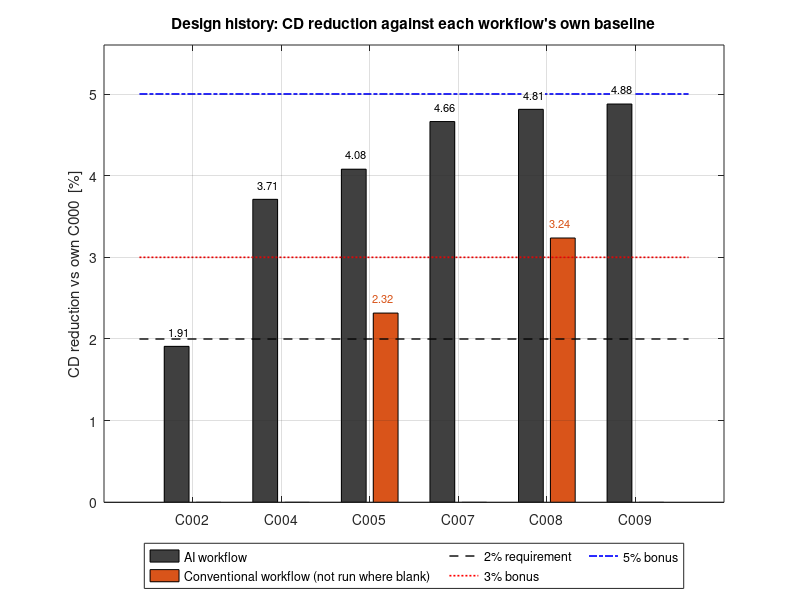

The MATLAB script that drew this image: (Note: this script raises an error after producing the figure.)
% run_final_figures.m
% AerE 3620 Project - Design Lead, final report figures
% Makes every figure the Design Lead sections need (spec section 3, item 2):
%   Fig 3.1  design history: CD reduction per case, both workflows
%            (conventional values vs the RE-RUN C000_conv baseline)
%   Fig 3.2  taper line search on the re-sized family (AI CFD) + parabola
%   Fig 3.3  overlaid baseline and C008 airfoil profiles at root and tip,
%            drawn to scale                                      (spec 2b)
%   Fig 3.4  3D views of the baseline and C008 wings + planform  (spec 2d)
%   Fig 3.5  overlaid baseline and C008 Cp, AI workflow, at 10/50/90% span
%                                                                (spec 2a)
%   Fig 3.6  same for the conventional workflow - only if Gabriel's Cp
%            CSV files are in the repo (see section 6 below)     (spec 2a)
%
% Run from design-log/ inside a clone of the repo, or set REPO below.
% Requires: lineSearchQuad.m (same folder)
% Output PNGs go to report/figures/.

clear; clc; close all;

%% ---------------- paths -------------------------------------------------
REPO = fullfile(fileparts(mfilename('fullpath')), '..');   % repo root
AI   = fullfile(REPO, 'results-ai');
CONV = fullfile(REPO, 'results-conventional');
OUT  = fullfile(REPO, 'report', 'figures');
if ~exist(OUT, 'dir'), mkdir(OUT); end

%% ---------------- CFD results on file (same as run_week10.m) -------------
% All CL/CD on A_ref = 3.00 m^2, Re_cref = 5.0e6 (fixed viscosity).
CD_bl_ai = 0.020052;       % C000_ai_v2
CD_bl_cv = 0.0206168;      % C000_conv_rerun (prism stretching 1.2)
imp = @(CD, CDbl) (CDbl - CD) / CDbl * 100;

CD_AI = struct('C002', CD_bl_ai*(1-0.0191), ...  % Re-corrected (drifted mu run)
               'C004', 0.019308, 'C005', 0.019234, 'C007', 0.019117, ...
               'C008', 0.019087, 'C009', 0.019074);
CD_CV = struct('C005', 0.0201390, 'C008', 0.0199495);

% colours: AI dark grey, conventional orange (as in the weekly figures)
cAI = [0.25 0.25 0.25];   cCV = [0.85 0.33 0.10];
cBL = [0 0 0];            cOP = [0.80 0.10 0.10];   % baseline / optimized

%% ---------------- (1) Fig 3.1 design history -----------------------------
names = {'C002','C004','C005','C007','C008','C009'};
impAI = cellfun(@(n) imp(CD_AI.(n), CD_bl_ai), names);
impCV = NaN(size(names));
impCV(strcmp(names,'C005')) = imp(CD_CV.C005, CD_bl_cv);
impCV(strcmp(names,'C008')) = imp(CD_CV.C008, CD_bl_cv);

figure('Color','w', 'Position', [100 100 760 420]);
hb = bar([impAI(:) impCV(:)], 0.8);  hold on;
set(hb(1), 'FaceColor', cAI);  set(hb(2), 'FaceColor', cCV);
plot([0.4 6.6], [2 2], 'k--', 'LineWidth', 1.0);
plot([0.4 6.6], [3 3], 'r:',  'LineWidth', 1.2);
plot([0.4 6.6], [5 5], 'b-.', 'LineWidth', 1.2);
for k = 1:numel(names)              % value labels on the bars
    text(k-0.15, impAI(k)+0.18, sprintf('%.2f', impAI(k)), ...
         'HorizontalAlignment','center', 'FontSize', 8, ...
         'BackgroundColor', 'w', 'Margin', 1);
    if ~isnan(impCV(k))
        text(k+0.15, impCV(k)+0.18, sprintf('%.2f', impCV(k)), ...
             'HorizontalAlignment','center', 'FontSize', 8, 'Color', cCV, ...
             'BackgroundColor', 'w', 'Margin', 1);
    end
end
set(gca, 'XTick', 1:6, 'XTickLabel', names);
ylabel('CD reduction vs own C000  [%]');
ylim([0 5.6]);  grid on;  box on;
legend({'AI workflow', 'Conventional workflow (not run where blank)', ...
        '2% requirement', '3% bonus', '5% bonus'}, ...
       'Location', 'southoutside', 'NumColumns', 3);
title('Design history: CD reduction against each workflow''s own baseline');
exportgraphics(gcf, fullfile(OUT, 'fig3_1_design_history.png'), 'Resolution', 200);

%% ---------------- (2) Fig 3.2 taper line search --------------------------
lamLS = [0.35 0.30 0.25];
CDLS  = [CD_AI.C007 CD_AI.C008 CD_AI.C009];
[lm, Cm, info] = lineSearchQuad(lamLS, CDLS, 0.20/1.40, 1.0);
aqv = @(a, x) a(1) + a(2)*x + a(3)*x.^2;
fprintf('Line search: parabola minimum at taper %.3f, %.3f%% (C009 %.3f%%)\n', ...
        lm, imp(Cm, CD_bl_ai), imp(CD_AI.C009, CD_bl_ai));

lf = linspace(0.20, 0.40, 41);
figure('Color','w', 'Position', [100 100 700 460]);
plot(lf, imp(aqv(info.a, lf), CD_bl_ai), 'k-', 'LineWidth', 1.5);  hold on;
plot(lamLS, imp(CDLS, CD_bl_ai), 'ks', 'MarkerFaceColor', 'k', 'MarkerSize', 8);
plot(lm, imp(Cm, CD_bl_ai), 'kp', 'MarkerFaceColor', [0.6 0.6 0.6], 'MarkerSize', 13);
plot(0.30, imp(CD_AI.C008, CD_bl_ai), 'o', 'Color', [0 0.45 0.74], ...
     'MarkerSize', 16, 'LineWidth', 1.5);
lbl = {'C007','C008','C009'};
for k = 1:3
    text(lamLS(k), imp(CDLS(k), CD_bl_ai) - 0.035, lbl{k}, ...
         'HorizontalAlignment', 'center', 'VerticalAlignment', 'top');
end
grid on;  box on;  set(gca, 'XDir', 'reverse');
xlabel('taper ratio \lambda = c_{tip}/c_{root}');
ylabel('CD reduction vs C000\_ai\_v2  [%]');
legend({'parabola through the three CFD points', 'AI CFD', ...
        sprintf('parabola minimum (\\lambda = %.3f)', lm), 'final design C008'}, ...
       'Location', 'southeast');
xlim([0.20 0.40]);  ylim([4.35 5.0]);
title('Taper line search, NACA 2415/2412 re-sized family (AI workflow)');
exportgraphics(gcf, fullfile(OUT, 'fig3_2_line_search.png'), 'Resolution', 200);

%% ---------------- (3) Fig 3.3 airfoil profiles, to scale -----------------
% NACA 4-digit: m = max camber, p = its position, t = thickness (fractions)
BL_root = [0 0 0.12];  BL_c = 1.000;
OP_root = [0.02 0.4 0.15];  OP_cr = 1.348;
OP_tip  = [0.02 0.4 0.12];  OP_ct = 0.404;

figure('Color','w', 'Position', [100 100 760 520]);
tiledlayout(2, 1, 'TileSpacing', 'compact');
nexttile;
[xb, zb] = naca4(BL_root, BL_c);  [xo, zo] = naca4(OP_root, OP_cr);
plot(xb, zb, '-', 'Color', cBL, 'LineWidth', 1.3);  hold on;
plot(xo, zo, '-', 'Color', cOP, 'LineWidth', 1.3);
axis equal;  grid on;  xlim([-0.05 1.45]);
ylabel('z [m]');
legend({'C000: NACA 0012, c = 1.000 m', 'C008: NACA 2415, c = 1.348 m'}, 'Location', 'northeast');
title('Root section (y = 0)');
nexttile;
[xo, zo] = naca4(OP_tip, OP_ct);
plot(xb, zb, '-', 'Color', cBL, 'LineWidth', 1.3);  hold on;
plot(xo, zo, '-', 'Color', cOP, 'LineWidth', 1.3);
axis equal;  grid on;  xlim([-0.05 1.45]);
xlabel('x [m]  (leading edges at x = 0: zero leading-edge sweep)');  ylabel('z [m]');
legend({'C000: NACA 0012, c = 1.000 m', 'C008: NACA 2412, c = 0.404 m'}, 'Location', 'northeast');
title('Tip section (y = 3.00 m)');
exportgraphics(gcf, fullfile(OUT, 'fig3_3_airfoils.png'), 'Resolution', 200);

%% ---------------- (4) Fig 3.4 3D views + planform ------------------------
% Straight loft between root and tip sections, leading edge straight
% (the AI geometry defines sweep at the leading edge, Sweep_Location = 0).
B2 = 3.00;
figure('Color','w', 'Position', [100 100 1100 440]);
tiledlayout(1, 3, 'TileSpacing', 'compact');
nexttile;  drawWing(BL_root, BL_root, BL_c, BL_c, B2, [0.70 0.70 0.70]);
title('Baseline C000 (NACA 0012, rectangular)');
nexttile;  drawWing(OP_root, OP_tip, OP_cr, OP_ct, B2, [0.95 0.55 0.45]);
title('Optimized C008 (NACA 2415/2412, taper 0.30)');
nexttile;
fill([0 BL_c BL_c 0], [0 0 B2 B2], [0.85 0.85 0.85], 'EdgeColor', cBL, 'LineWidth', 1.2);  hold on;
fill([0 OP_cr OP_ct 0], [0 0 B2 B2], cOP, 'FaceAlpha', 0.25, 'EdgeColor', cOP, 'LineWidth', 1.5);
axis equal;  grid on;  xlim([-0.1 1.5]);  ylim([0 3.1]);
xlabel('x [m]');  ylabel('y [m]');
legend({'C000, S = 3.00 m^2', sprintf('C008, S = %.3f m^2', (OP_cr+OP_ct)/2*B2)}, ...
       'Location', 'southoutside');
title('Planform (top view, flow +x)');
exportgraphics(gcf, fullfile(OUT, 'fig3_4_wings_3d.png'), 'Resolution', 200);

%% ---------------- (5) Fig 3.5 Cp overlays, AI workflow --------------------
% AI stations are 10/50/90% span (y = 0.3, 1.5, 2.7 m): the agent's
% post-processing cannot cut exactly at the symmetry plane or the tip cap.
stations = [10 50 90];
stName   = {'near root, 10% span', 'mid-span, 50%', 'near tip, 90% span'};
figure('Color','w', 'Position', [100 100 1150 400]);
tiledlayout(1, 3, 'TileSpacing', 'compact');
for k = 1:3
    nexttile;
    b = readCp(fullfile(AI, 'C000_ai_v2', 'plot_data', ...
        sprintf('C000_ai_v2_wing_pressure_profile_span_%d%%_surface_ordered.dat', stations(k))));
    o = readCp(fullfile(AI, 'C008_ai', 'plot_data', ...
        sprintf('C008_ai_wing_pressure_profile_span_%d%%_surface_ordered.dat', stations(k))));
    plot(b(:,1), b(:,2), '-', 'Color', cBL, 'LineWidth', 1.2);  hold on;
    plot(o(:,1), o(:,2), '-', 'Color', cOP, 'LineWidth', 1.2);
    set(gca, 'YDir', 'reverse');  grid on;  box on;
    xlim([0 1]);  ylim([-1.7 1.1]);
    xlabel('x/c');
    if k == 1, ylabel('C_p'); end
    title(stName{k});
    if k == 1
        legend({'C000\_ai\_v2 (\alpha 5.415\circ)', 'C008\_ai (\alpha 4.216\circ)'}, ...
               'Location', 'southeast');
    end
end
sgtitle('Sectional C_p at CL = 0.4, baseline vs C008 (AI workflow)');
exportgraphics(gcf, fullfile(OUT, 'fig3_5_cp_ai.png'), 'Resolution', 200);

%% ---------------- (6) Fig 3.6 Cp overlays, conventional workflow ---------
% Needs CSV exports from STAR-CCM+ (x/c in column 1, Cp in column 2, one
% header row), named as below, at the SAME stations as the AI plots
% (y = 0.3, 1.5, 2.7 m). Skipped until the files are in the repo.
convFiles = @(c, st) fullfile(CONV, c, sprintf('%s_cp_span_%d.csv', c, st));
haveConv = all(arrayfun(@(st) isfile(convFiles('C000_conv_rerun', st)) && ...
                              isfile(convFiles('C008_conv', st)), stations));
if haveConv
    figure('Color','w', 'Position', [100 100 1150 400]);
    tiledlayout(1, 3, 'TileSpacing', 'compact');
    for k = 1:3
        nexttile;
        b = readmatrix(convFiles('C000_conv_rerun', stations(k)), 'NumHeaderLines', 1);
        o = readmatrix(convFiles('C008_conv',       stations(k)), 'NumHeaderLines', 1);
        % STAR-CCM+ exports are not ordered round the section: plot as points
        plot(b(:,1), b(:,2), '.', 'Color', cBL, 'MarkerSize', 6);  hold on;
        plot(o(:,1), o(:,2), '.', 'Color', cOP, 'MarkerSize', 6);
        set(gca, 'YDir', 'reverse');  grid on;  box on;
        xlim([0 1]);  ylim([-1.7 1.1]);
        xlabel('x/c');
        if k == 1, ylabel('C_p'); end
        title(stName{k});
        if k == 1
            legend({'C000\_conv (\alpha 5.840\circ)', 'C008\_conv (\alpha 5.145\circ)'}, ...
                   'Location', 'southeast');
        end
    end
    sgtitle('Sectional C_p at CL = 0.4, baseline vs C008 (conventional workflow)');
    exportgraphics(gcf, fullfile(OUT, 'fig3_6_cp_conv.png'), 'Resolution', 200);
else
    fprintf(['Fig 3.6 skipped: conventional Cp CSVs not found, e.g.\n  %s\n' ...
             'Ask Gabriel to export x/c and Cp at y = 0.3, 1.5 and 2.7 m.\n'], ...
            convFiles('C008_conv', 10));
end

fprintf('Figures written to %s\n', OUT);

%% ======================== local functions ================================
function [x, z] = naca4(mpt, c, n)
% NACA 4-digit section scaled to chord c, closed loop from the trailing edge
% over the upper surface to the leading edge and back along the lower surface.
% mpt = [m p t] as fractions, e.g. NACA 2415 -> [0.02 0.4 0.15].
if nargin < 3, n = 81; end
m = mpt(1);  p = mpt(2);  t = mpt(3);
xc = (1 - cos(linspace(0, pi, n))) / 2;            % cosine spacing
yt = 5*t*(0.2969*sqrt(xc) - 0.1260*xc - 0.3516*xc.^2 + 0.2843*xc.^3 - 0.1015*xc.^4);
yc = zeros(size(xc));  dy = zeros(size(xc));
if m > 0
    f = xc < p;
    yc(f)  = m/p^2 * (2*p*xc(f) - xc(f).^2);
    dy(f)  = 2*m/p^2 * (p - xc(f));
    yc(~f) = m/(1-p)^2 * ((1 - 2*p) + 2*p*xc(~f) - xc(~f).^2);
    dy(~f) = 2*m/(1-p)^2 * (p - xc(~f));
end
th = atan(dy);
xu = xc - yt.*sin(th);  zu = yc + yt.*cos(th);
xl = xc + yt.*sin(th);  zl = yc - yt.*cos(th);
x = c * [fliplr(xu) xl(2:end)];
z = c * [fliplr(zu) zl(2:end)];
end

function drawWing(secRoot, secTip, cr, ct, b2, col)
% Straight loft between the root and tip sections, leading edge at x = 0.
[xr, zr] = naca4(secRoot, cr);
[xt, zt] = naca4(secTip,  ct);
eta = linspace(0, 1, 25)';                       % spanwise stations
X = (1-eta)*xr + eta*xt;
Z = (1-eta)*zr + eta*zt;
Y = repmat(eta*b2, 1, numel(xr));
surf(X, Y, Z, 'FaceColor', col, 'EdgeColor', 'none');  hold on;
plot3(xr, zeros(size(xr)), zr, 'k-', 'LineWidth', 1);  % root outline
plot3(xt, b2*ones(size(xt)), zt, 'k-', 'LineWidth', 1);  % tip outline
plot3([0 0], [0 b2], [0 0], 'k-');                       % leading edge
plot3([xr(1) xt(1)], [0 b2], [zr(1) zt(1)], 'k-');      % trailing edge
axis equal;  grid on;  box on;
xlim([-0.1 1.5]);  ylim([0 3.1]);  zlim([-0.4 0.4]);
xlabel('x [m]');  ylabel('y [m]');  zlabel('z [m]');
view(-50, 22);  camlight('headlight');  lighting gouraud;
end

function d = readCp(file)
% AI plot_data file: columns point_order, x/c, z/c, Cp; '#' comment lines.
% Rows are already ordered round the section, so they are plotted as given.
fid = fopen(file, 'r');
if fid < 0, error('Cannot open %s', file); end
C = textscan(fid, '%f %f %f %f', 'CommentStyle', '#');
fclose(fid);
d = [C{2} C{4}];                                     % [x/c, Cp]
end
